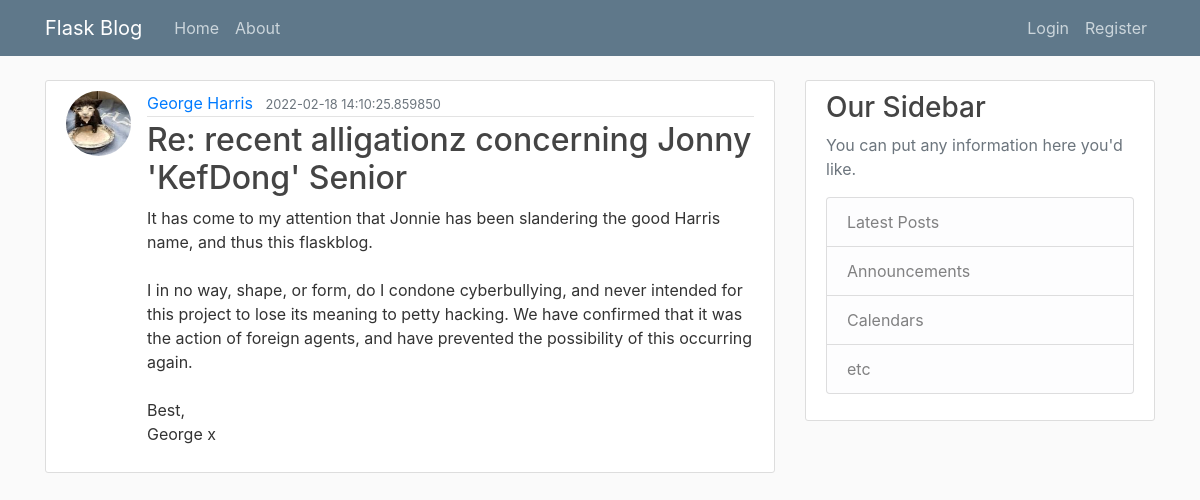
Screenshot of /post/2 with the database file from the repository.
### core/models.py (models this page shows, shortened)
class User(db.Model, UserMixin):
    id = db.Column(db.Integer, primary_key=True)
    username = db.Column(db.String(20), unique=True, nullable=False)
    email = db.Column(db.String(120), unique=True, nullable=False)
    image_file = db.Column(db.String(20), nullable=False, default='default.jpg')
    password = db.Column(db.String(60), nullable=False)
    posts = db.relationship('Post', backref='author', lazy=True)

class Post(db.Model):
    id = db.Column(db.Integer, primary_key=True)
    title = db.Column(db.String(100), nullable=False)
    date_posted = db.Column(db.DateTime, nullable=False, default=datetime.utcnow)
    content = db.Column(db.Text, nullable=False)
    user_id = db.Column(db.Integer, db.ForeignKey('user.id'), nullable=False)

### core/routes.py (the view)
@app.route("/post/<post_id>")
def post(post_id):
    post = Post.query.get_or_404(post_id)
    return render_template('post.html', title=post.title, post=post)

### core/Templates/post.html (shortened to what this page needs)
{% extends "layout.html" %}
{% block content %}
<article class="media content-section">
  <img class="rounded-circle article-img"
    src="{{ url_for('static', filename='profile_pics/' + post.author.image_file) }}">
  <div class="media-body">
    <div class="article-metadata">
      <a class="mr-2" href="#">{{ post.author.username }}</a>
      <small class="text-muted">{{ post.date_posted }}</small>
    </div>
    <h2 class="article-title">{{ post.title }}</h2>
    <p class="article-content">{{ post.content }}</p>
  </div>
</article>
{% endblock content %}

### core/static/main.css (style rules this page uses)
body { background: #fafafa; color: #333333; margin-top: 5rem; }
h1, h2, h3, h4, h5, h6 { color: #444444; }
.content-section { background: #ffffff; padding: 10px 20px; border: 1px solid #dddddd; border-radius: 3px; margin-bottom: 20px; }
.article-title { color: #444444; }
.article-content { white-space: pre-line; }
.article-img { height: 65px; width: 65px; margin-right: 16px; }
.article-metadata { padding-bottom: 1px; margin-bottom: 4px; border-bottom: 1px solid #e3e3e3 }

### rows the page displays
User: image_file (picture), author.username "George Harris"
Post: date_posted "2022-02-18 14:10:25.859850", title "Re: recent alligationz concerning Jonny 'KefDong' Senior", content "It has come to my attention that Jonnie has been slandering the good Harris name, and thus this flaskblog. I in no way, shape, or form, do I condone cyberbullying, and never intended for this project to lose its meaning to petty hacking. We have confirmed that it was the action of foreign agents, and have prevented the possibility of this occurring again. Best, George x"
